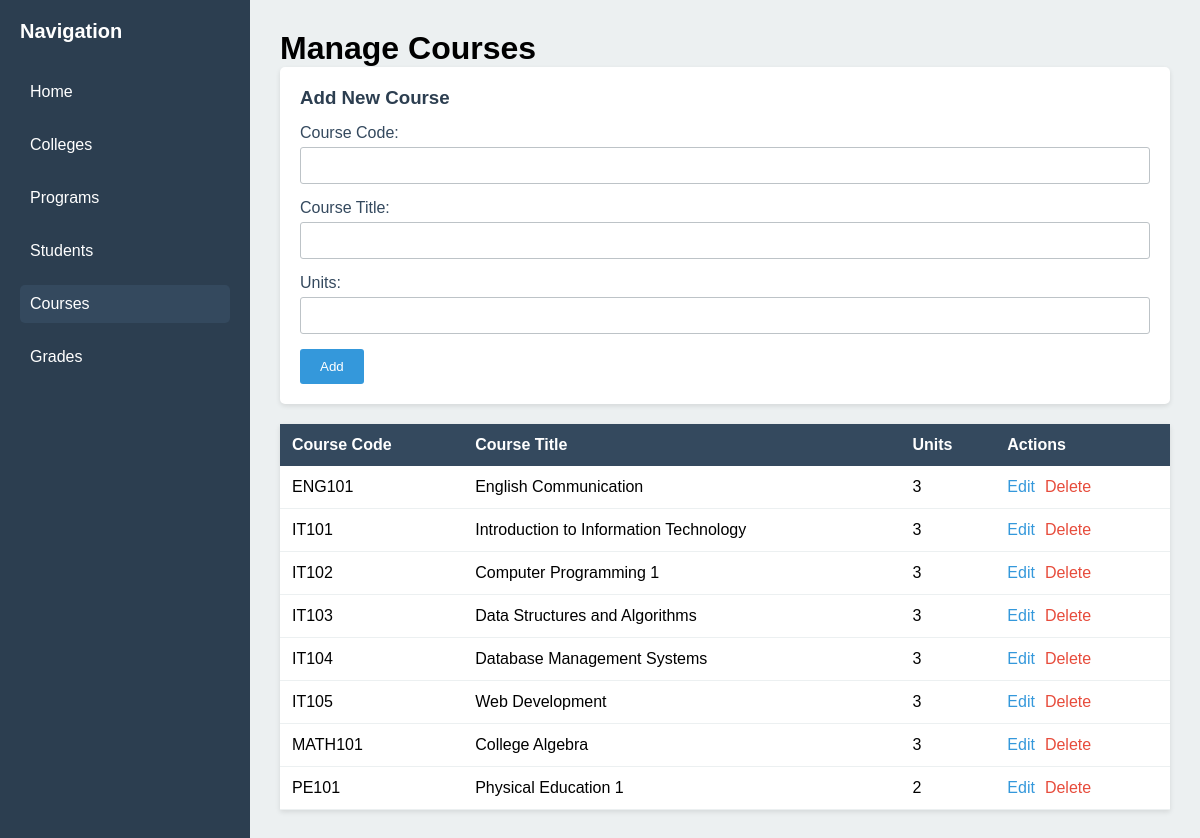
/courses.php, run on the app's committed database.
### tables this page shows
CREATE TABLE course (
    course_code VARCHAR(10) PRIMARY KEY,
    course_title VARCHAR(100) NOT NULL,
    units INT NOT NULL
);

### courses.php (the view, shortened to what this page needs)
<?php
include("connect.php");
$edit_mode = false;
$edit_data = null;
?>
<!DOCTYPE html>
<html lang="en">
<head>
    <link rel="stylesheet" href="style.css">
</head>
<body>
    <div class="container">
        <div class="sidebar">
            <h2>Navigation</h2>
            <ul>
                <li><a href="index.php">Home</a></li>
                <li><a href="colleges.php">Colleges</a></li>
                <li><a href="programs.php">Programs</a></li>
                <li><a href="students.php">Students</a></li>
                <li><a href="courses.php" class="active">Courses</a></li>
                <li><a href="grades.php">Grades</a></li>
            </ul>
        </div>
        <div class="main-content">
            <h1>Manage Courses</h1>
            <div class="form-box">
                <h3><?php echo $edit_mode ? 'Edit Course' : 'Add New Course'; ?></h3>
                <form method="post">
                    <label>Course Code:</label>
                    <input type="text" name="course_code" value="<?php echo $edit_mode ? htmlspecialchars($edit_data['course_code']) : ''; ?>" required>
                    <label>Course Title:</label>
                    <input type="text" name="course_title" value="<?php echo $edit_mode ? htmlspecialchars($edit_data['course_title']) : ''; ?>" required>
                    <label>Units:</label>
                    <input type="number" name="units" value="<?php echo $edit_mode ? htmlspecialchars($edit_data['units']) : ''; ?>" min="1" max="6" required>
                    <button type="submit" name="<?php echo $edit_mode ? 'update' : 'add'; ?>">
                        <?php echo $edit_mode ? 'Update' : 'Add'; ?>
                    </button>
                </form>
            </div>
            <table>
                <tr>
                    <th>Course Code</th>
                    <th>Course Title</th>
                    <th>Units</th>
                    <th>Actions</th>
                </tr>
                <?php
                $result = $conn->query("SELECT * FROM course ORDER BY course_code");
                while ($row = $result->fetch_assoc()) {
                    echo "<tr>";
                    echo "<td>" . htmlspecialchars($row['course_code']) . "</td>";
                    echo "<td>" . htmlspecialchars($row['course_title']) . "</td>";
                    echo "<td>" . htmlspecialchars($row['units']) . "</td>";
                    echo "<td class='action-links'>";
                    echo "<a href='courses.php?edit=" . urlencode($row['course_code']) . "'>Edit</a>";
                    echo "<a href='courses.php?delete=" . urlencode($row['course_code']) . "' class='delete'>Delete</a>";
                    echo "</td>";
                    echo "</tr>";
                }
                ?>
            </table>
        </div>
    </div>
</body>
</html>

### style.css (style rules this page uses)
* { margin: 0; padding: 0; box-sizing: border-box; }
body { font-family: Arial, sans-serif; }
.container { display: flex; min-height: 100vh; }
.sidebar { width: 250px; background-color: #2c3e50; color: white; padding: 20px; }
.sidebar h2 { margin-bottom: 30px; font-size: 20px; }
.sidebar ul { list-style: none; }
.sidebar ul li { margin-bottom: 15px; }
.sidebar ul li a { color: white; text-decoration: none; display: block; padding: 10px; border-radius: 5px; transition: background-color 0.3s; }
.sidebar ul li a:hover, .sidebar ul li a.active { background-color: #34495e; }
.main-content { flex: 1; padding: 30px; background-color: #ecf0f1; }
.form-box, .welcome-box { background-color: white; padding: 20px; border-radius: 5px; margin-bottom: 20px; box-shadow: 0 2px 5px rgba(0,0,0,0.1); }
.form-box h3 { margin-bottom: 15px; color: #2c3e50; }
.form-box label { display: block; margin-bottom: 5px; color: #34495e; }
.form-box input, .form-box select, .form-box textarea { width: 100%; padding: 10px; margin-bottom: 15px; border: 1px solid #bdc3c7; border-radius: 3px; }
.form-box button { background-color: #3498db; color: white; padding: 10px 20px; border: none; border-radius: 3px; cursor: pointer; }
table { width: 100%; background-color: white; border-collapse: collapse; box-shadow: 0 2px 5px rgba(0,0,0,0.1); }
table th { background-color: #34495e; color: white; padding: 12px; text-align: left; }
table td { padding: 12px; border-bottom: 1px solid #ecf0f1; }
.action-links a { color: #3498db; text-decoration: none; margin-right: 10px; }
.action-links a.delete { color: #e74c3c; }

### data on the page
course: course_code "ENG101", course_title "English Communication", units "3"
course: course_code "IT101", course_title "Introduction to Information Technology", units "3"
course: course_code "IT102", course_title "Computer Programming 1", units "3"
course: course_code "IT103", course_title "Data Structures and Algorithms", units "3"
course: course_code "IT104", course_title "Database Management Systems", units "3"
course: course_code "IT105", course_title "Web Development", units "3"
course: course_code "MATH101", course_title "College Algebra", units "3"
course: course_code "PE101", course_title "Physical Education 1", units "2"
